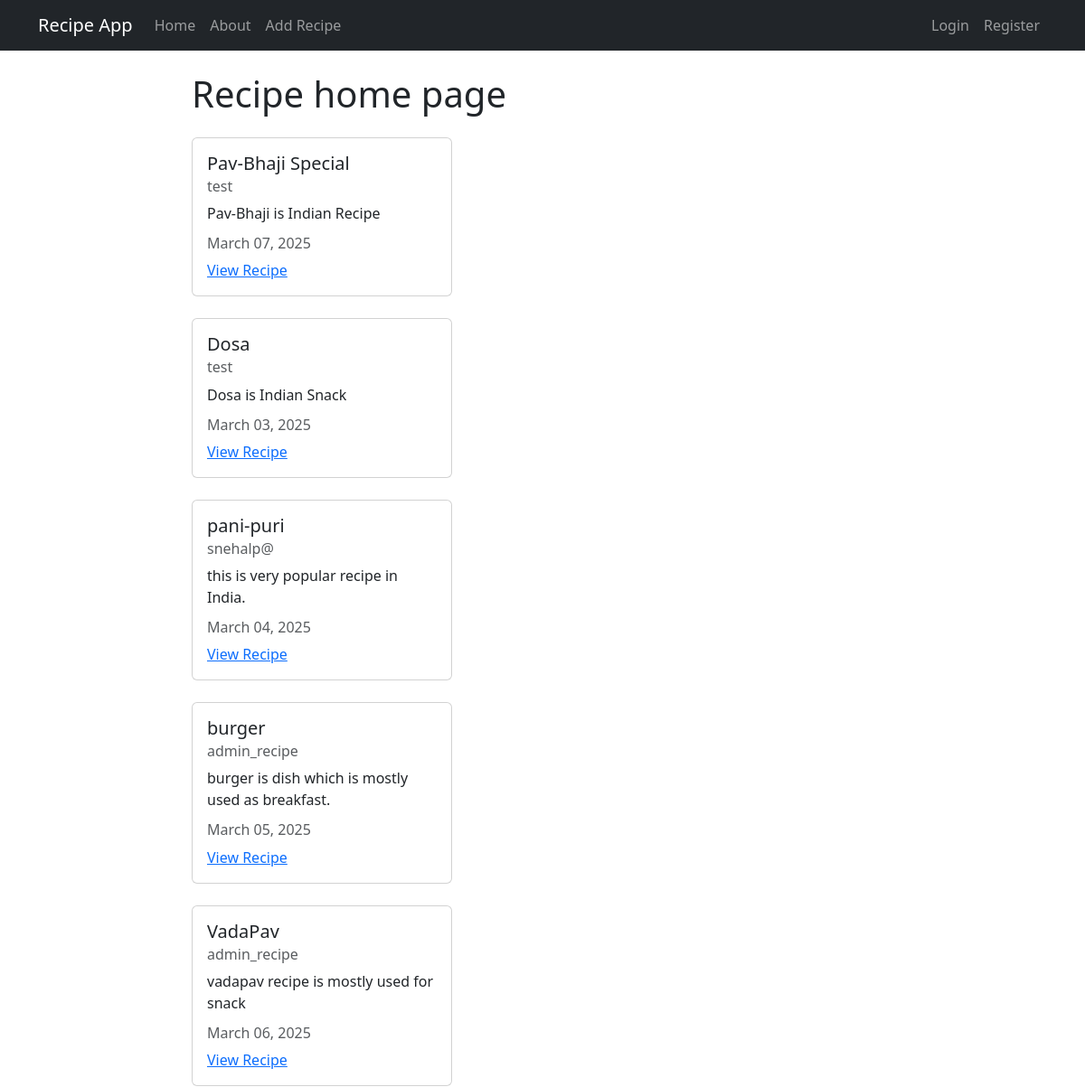
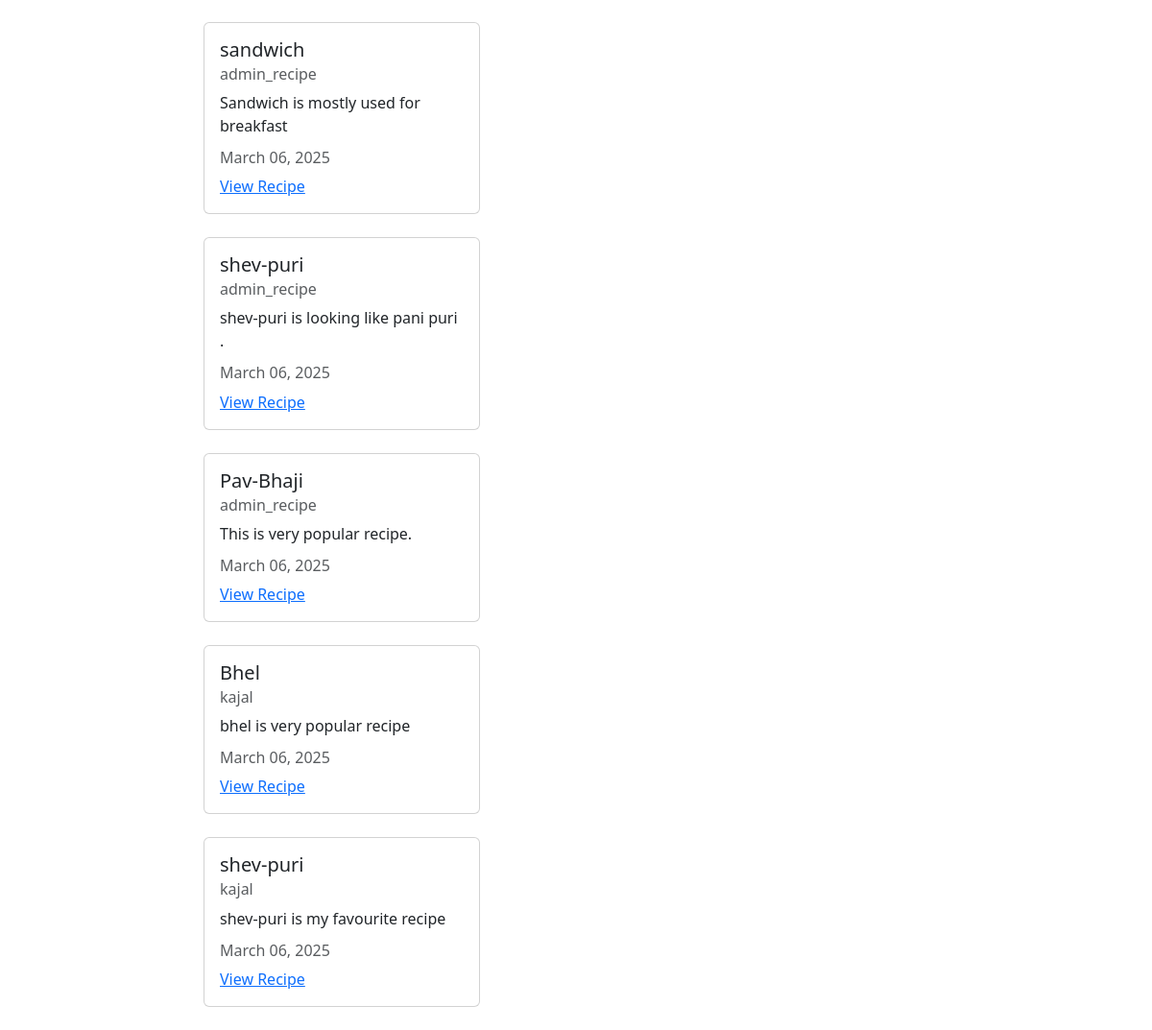
Before: / with the older database file (2 pictures, top to bottom).
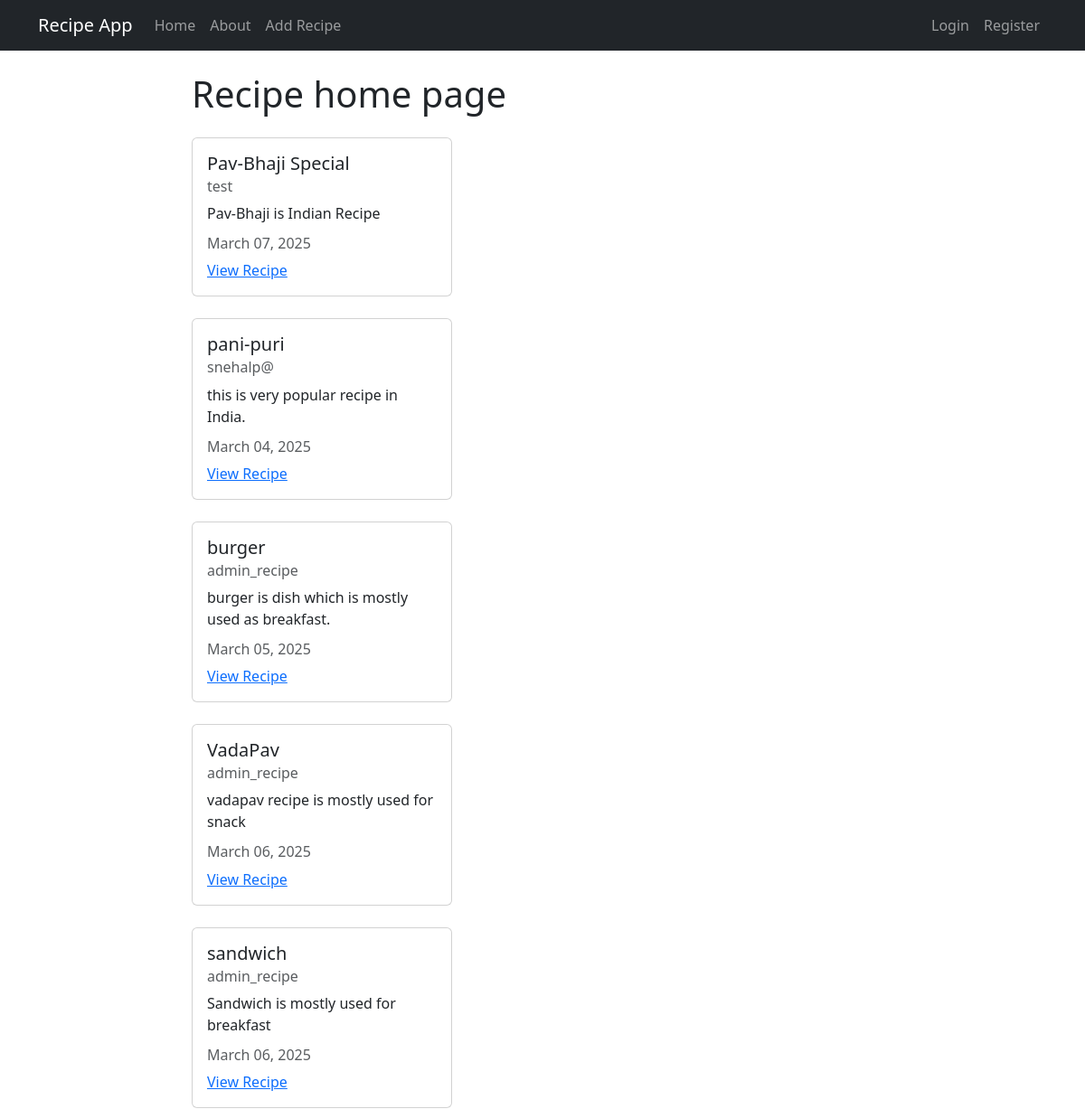
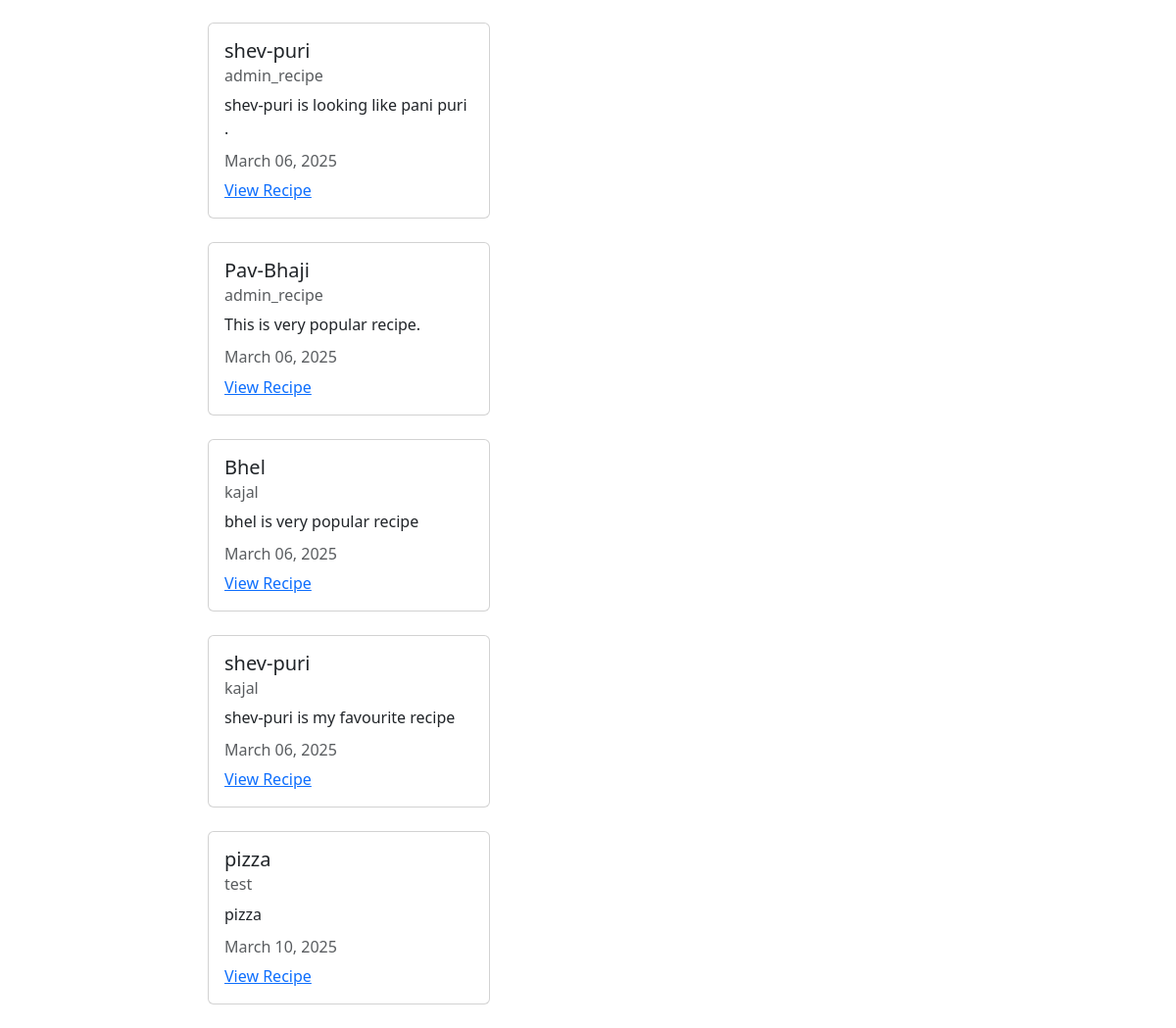
After: the same page with the newer database file (2 pictures, top to bottom).
### recipes/models.py (models this page shows, shortened)
class Recipe(models.Model):
    title=models.CharField(max_length=100)
    description=models.TextField()
    author=models.ForeignKey(User,on_delete=models.CASCADE)
    created_at=models.DateTimeField(auto_now_add=True)
    updated_at=models.DateTimeField(auto_now=True)

### recipes/views.py (the view)
# urls.py: path('',views.RecipeListView.as_view(),name="recipes-home"),
class RecipeListView(ListView):
    model=models.Recipe
    template_name='recipes/home.html'
    context_object_name='recipes'

### recipes/templates/recipes/home.html
{% extends 'recipes/base.html'%}
{% block content%}
    <h1>Recipe home page</h1>
    {% for recipe in recipes%}
       <div class="card my-4" style="width: 18rem;">
        <div class="card-body">
          <h5 class="card-title">{{recipe.title}}</h5>
          <h6 class="card-subtitle mb-2 text-body-secondary">{{recipe.author}}</h6>
          <p class="card-text">{{recipe.description}}</p>
          <h6 class="card-subtitle mb-2 text-body-secondary">{{recipe.updated_at | date:"F d, Y"}}</h6>
          <a href="{%url 'recipes-detail' recipe.pk%}" class="card-link">View Recipe</a>
        </div>
      </div>
    {% endfor %}
{%endblock content%}

Changed rows visible on the page:
removed Recipe: title "Dosa", author "test", description "Dosa is Indian Snack", updated_at "March 03, 2025"
added Recipe: title "pizza", author "test", description "pizza", updated_at "March 10, 2025"
